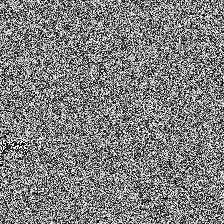

The Python source for this figure:
# pip install -q -U einops datasets matplotlib tqdm

import os
import torch
import torch.nn.functional as F
from torch import nn  # , einsum
from torch.optim import Adam
from torch.utils.data import DataLoader, Dataset

from torchvision.utils import save_image
from torchvision import transforms
from torchvision.transforms import (
    Compose,
    ToTensor,
    Lambda,
    ToPILImage,
    CenterCrop,
    Resize,
)

from pathlib import Path
from functools import partial

import numpy as np
from tqdm.auto import tqdm
import matplotlib.pyplot as plt
import matplotlib.animation as animation

from PIL import Image
from einops import rearrange

from sample import sample
from utils import exists, default, extract, num_to_groups
from resnet import ResnetBlock
from convnext import ConvNextBlock
from attention import Attention, LinearAttention
from schedulers import cosine_beta_schedule
from util_blocks import Residual, PreNorm, Downsample, Upsample


class SinusoidalPositionEmbeddings(nn.Module):
    def __init__(self, dim):
        super().__init__()
        self.dim = dim

    def forward(self, time):
        device = time.device
        half_dim = self.dim // 2
        embeddings = np.log(10000.0) / (half_dim - 1)
        embeddings = torch.exp(torch.arange(half_dim, device=device) * -embeddings)
        embeddings = time[:, None] * embeddings[None, :]
        embeddings = torch.cat((embeddings.sin(), embeddings.cos()), dim=-1)
        return embeddings


class Unet(nn.Module):
    def __init__(
        self,
        dim,
        init_dim=None,
        out_dim=None,
        dim_mults=(1, 2, 4, 8),
        channels=3,
        with_time_emb=True,
        resnet_block_groups=8,
        use_convnext=True,
        convnext_mult=2,
    ):
        super().__init__()

        # determine dimensions
        self.channels = channels

        init_dim = default(init_dim, dim // 3 * 2)
        self.init_conv = nn.Conv2d(channels, init_dim, 7, padding=3)

        dims = [init_dim, *map(lambda m: dim * m, dim_mults)]
        in_out = list(zip(dims[:-1], dims[1:]))

        if use_convnext:
            block_klass = partial(ConvNextBlock, mult=convnext_mult)
        else:
            block_klass = partial(ResnetBlock, groups=resnet_block_groups)

        # time embeddings
        if with_time_emb:
            time_dim = dim * 4
            self.time_mlp = nn.Sequential(
                SinusoidalPositionEmbeddings(dim),
                nn.Linear(dim, time_dim),
                nn.GELU(),
                nn.Linear(time_dim, time_dim),
            )
        else:
            time_dim = None
            self.time_mlp = None

        # layers
        self.downs = nn.ModuleList([])
        self.ups = nn.ModuleList([])
        num_resolutions = len(in_out)

        for ind, (dim_in, dim_out) in enumerate(in_out):
            is_last = ind >= (num_resolutions - 1)

            self.downs.append(
                nn.ModuleList(
                    [
                        block_klass(dim_in, dim_out, time_emb_dim=time_dim),
                        block_klass(dim_out, dim_out, time_emb_dim=time_dim),
                        Residual(PreNorm(dim_out, LinearAttention(dim_out))),
                        Downsample(dim_out) if not is_last else nn.Identity(),
                    ]
                )
            )

        mid_dim = dims[-1]
        self.mid_block1 = block_klass(mid_dim, mid_dim, time_emb_dim=time_dim)
        self.mid_attn = Residual(PreNorm(mid_dim, Attention(mid_dim)))
        self.mid_block2 = block_klass(mid_dim, mid_dim, time_emb_dim=time_dim)

        for ind, (dim_in, dim_out) in enumerate(reversed(in_out[1:])):
            is_last = ind >= (num_resolutions - 1)

            self.ups.append(
                nn.ModuleList(
                    [
                        block_klass(dim_out * 2, dim_in, time_emb_dim=time_dim),
                        block_klass(dim_in, dim_in, time_emb_dim=time_dim),
                        Residual(PreNorm(dim_in, LinearAttention(dim_in))),
                        Upsample(dim_in) if not is_last else nn.Identity(),
                    ]
                )
            )

        out_dim = default(out_dim, channels)
        self.final_conv = nn.Sequential(
            block_klass(dim, dim), nn.Conv2d(dim, out_dim, 1)
        )

    def forward(self, x, time):
        x = self.init_conv(x)

        t = self.time_mlp(time) if exists(self.time_mlp) else None

        h = []

        # downsample
        for block1, block2, attn, downsample in self.downs:
            x = block1(x, t)
            x = block2(x, t)
            x = attn(x)
            h.append(x)
            x = downsample(x)

        # bottleneck
        x = self.mid_block1(x, t)
        x = self.mid_attn(x)
        x = self.mid_block2(x, t)

        # upsample
        for block1, block2, attn, upsample in self.ups:
            x = torch.cat((x, h.pop()), dim=1)
            x = block1(x, t)
            x = block2(x, t)
            x = attn(x)
            x = upsample(x)

        return self.final_conv(x)


timesteps = 1000

# define beta schedule
betas = cosine_beta_schedule(timesteps=timesteps)

# define alphas
alphas = 1.0 - betas
alphas_cumprod = torch.cumprod(alphas, axis=0)
sqrt_recip_alphas = torch.sqrt(1.0 / alphas)

# calculations for diffusion q(x_t | x_{t-1}) and others
sqrt_alphas_cumprod = torch.sqrt(alphas_cumprod)
sqrt_one_minus_alphas_cumprod = torch.sqrt(1.0 - alphas_cumprod)

# calculations for posterior q(x_{t-1} | x_t, x_0)
posterior_variance = (
    betas
    * (1.0 - F.pad(alphas_cumprod[:-1], (1, 0), value=1.0))  # \bar{a}_t-1
    / (1.0 - alphas_cumprod)
)

# define image transformations (e.g. using torchvision)
transform = Compose(
    [
        transforms.RandomHorizontalFlip(),
        transforms.ToTensor(),
        transforms.Lambda(lambda t: (t * 2) - 1),
    ]
)

reverse_transform = Compose(
    [
        Lambda(lambda t: (t + 1) / 2),
        Lambda(lambda t: t.permute(1, 2, 0)),  # CHW to HWC
        Lambda(lambda t: t * 255.0),
        Lambda(lambda t: t.numpy().astype(np.uint8)),
        ToPILImage(),
    ]
)


# forward diffusion
def q_sample(x_start, t, noise=None):
    if noise is None:
        noise = torch.randn_like(x_start)

    sqrt_alphas_cumprod_t = extract(sqrt_alphas_cumprod, t, x_start.shape)
    sqrt_one_minus_alphas_cumprod_t = extract(
        sqrt_one_minus_alphas_cumprod, t, x_start.shape
    )

    return sqrt_alphas_cumprod_t * x_start + sqrt_one_minus_alphas_cumprod_t * noise


def get_noisy_image(x_start, t):
    # add noise
    x_noisy = q_sample(x_start, t=t)

    # turn back into PIL image
    noisy_image = reverse_transform(x_noisy.squeeze())

    return noisy_image


def p_losses(denoise_model, x_start, t, noise=None, loss_type="l1"):
    if noise is None:
        noise = torch.randn_like(x_start)

    x_noisy = q_sample(x_start=x_start, t=t, noise=noise)
    predicted_noise = denoise_model(x_noisy, t)

    if loss_type == "l1":
        loss = F.l1_loss(noise, predicted_noise)
    elif loss_type == "l2":
        loss = F.mse_loss(noise, predicted_noise)
    elif loss_type == "huber":
        loss = F.smooth_l1_loss(noise, predicted_noise)
    else:
        raise NotImplementedError()

    return loss


# load dataset
class SpritesDataset(Dataset):
    def __init__(self):
        self.ims = np.load("sprites_1788_16x16.npy").astype(np.float32) / 255.0
        self.ims = rearrange(self.ims, "b h w c -> b c h w")

    def __len__(self):
        return len(self.ims)

    def __getitem__(self, idx):
        return self.ims[idx]


dataset = SpritesDataset()
image_size = 16
batch_size = 128
channels = 3


results_folder = Path("./results")
results_folder.mkdir(exist_ok=True)
save_and_sample_every = 1000

device = "cuda" if torch.cuda.is_available() else "cpu"

model = Unet(
    dim=image_size,
    channels=channels,
    dim_mults=(1, 2, 4),
)
model.to(device)

optimizer = Adam(model.parameters(), lr=1e-3)

model_name = f"sprites_{image_size}x3_"

if os.path.exists("sprites_16x3_default_1248.pth"):
    model.load_state_dict(torch.load("sprites_16x3_default_1248.pth"))

# create dataloader
dataloader = DataLoader(dataset, batch_size=batch_size, shuffle=True)

resume_training = True
if resume_training:
    epochs = 10
    for epoch in range(epochs):
        for step, batch in enumerate(dataloader):
            optimizer.zero_grad()

            batch_size = batch.shape[0]
            batch = batch.to(device)

            # Algorithm 1 line 3: sample t uniformally for every example in the batch
            t = torch.randint(0, timesteps, (batch_size,), device=device).long()

            loss = p_losses(model, batch, t, loss_type="huber")

            if step % 100 == 0:
                print("Loss:", loss.item())

            loss.backward()
            optimizer.step()

            # save generated images
            if step != 0 and step % save_and_sample_every == 0:
                milestone = step // save_and_sample_every
                batches = num_to_groups(4, batch_size)
                all_images_list = list(
                    map(
                        lambda n: sample(model, batch_size=n, channels=channels),
                        batches,
                    )
                )
                all_images = torch.cat(all_images_list, dim=0)
                all_images = (all_images + 1) * 0.5
                save_image(
                    all_images, str(results_folder / f"sample-{milestone}.png"), nrow=6
                )

    torch.save(model.state_dict(), "sprites_16x3_default_124.pth")

################################################
# Sampling from the model

# sample 64 images
samples = sample(model, image_size=image_size, batch_size=64, channels=channels)

Image.fromarray(
    (
        rearrange(samples[-1], "(b1 b2) c h w -> (b1 h) (b2 w) c", b1=8, b2=8) * 255
    ).astype(np.uint8)
).save("diffusion.png")
